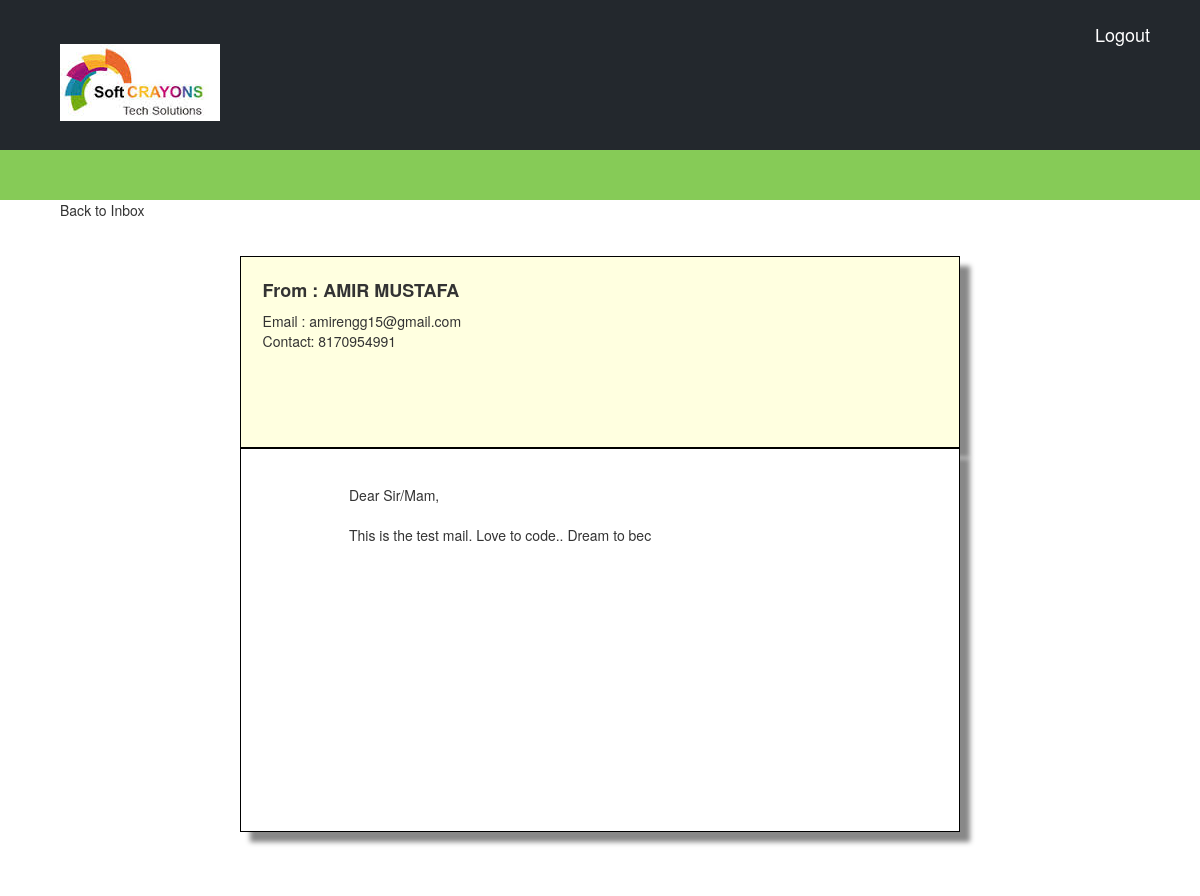
The page /admin/view.php?id=36 (signed in) on the database its author committed.
### tables this page shows
CREATE TABLE IF NOT EXISTS `mail` (
`id` int(11) NOT NULL,
  `name` varchar(30) NOT NULL,
  `email` varchar(50) NOT NULL,
  `mobile` varchar(10) NOT NULL,
  `message` text NOT NULL
);

### config/model.php (called while the page is built, shortened)
<?php
	include("webconfig.php");
	class Model {
		var $RESULT = '';
		public function __construct () {
			$this->CONFIG = new webConfig();
		}
		public function exeQuery($sql) {
					$this->SQL = $sql;
					$this->RESULT = mysql_query($this->SQL);
					return $this->RESULT;
		}
		public function getObject() {
			$array = array();
			while($row = mysql_fetch_object($this->RESULT)) {
				$array[] = $row;
		}
			return $array;
	}
}
?>

### config/webconfig.php (called while the page is built, shortened)
<?php
class webConfig {
	public function __construct() {
		$url = $_SERVER['HTTP_HOST']."/email4/";
		$docu_root = $_SERVER['DOCUMENT_ROOT']."/email4/admin";
	}
}
?>

### config/controller.php (called while the page is built, shortened)
<?php
	include("model.php");
	class Controller {
		var $DB = '';
		function __construct() {
			$this->DB = new Model();
		}
		function viewMail($view_id) {
			if($view_id != '') {
				$sql = "SELECT * FROM mail WHERE id='".$view_id."'";
				if($this->DB->exeQuery($sql)) {
					$rs = $this->DB->getObject();
					return $rs;
				}
			}
		}
	}
?>

### admin/view.php (the view, shortened to what this page needs)
<?php
	include("../config/controller.php");
	$obj = new Controller();
	$obj->authenticate();
	$view_id = isset($_GET['id'])?$_GET['id']:'';
	$view = $obj->viewMail($view_id);
?>
<html>
		<head>
			<link rel="stylesheet" type="text/css" href="style2.css ">
			<link rel="stylesheet" href="assets/css/bootstrap.css">
		</head>
		<body>
			<?php include "header.php" ?>
			<div id="headbar">
					</div>
					<div id="body">
						<div style="margin-left: 5%;"><a href="mails.php"><span style="margin-top: 50%;">Back to Inbox</span></a></div>
						<?php
							if(!empty($view)) {
								foreach ($view as $k=>$v) {
									?>
									<div id="right_container">
									<div id="mail">
										<div id="mail1">
											<h4><b>From : <?php echo $v->name; ?> <br></b></h4>
											Email : <?php echo $v->email; ?> 	<br>
											Contact: <?php echo $v->mobile; ?> <br>
										</div>
										<div id="mail2">
										<p>
											Dear Sir/Mam,<br><br>
											<?php echo $v->message; ?>
										</p>
										</div>
									</div>
								</div>
								<?php }} ?>
					</div>
		</body>
		</html>

### admin/style2.css (style rules this page uses)
#right_container { width: 100%; height: auto; float: left; background: white; }
#headbar { width: 100%; height: 50px; background: #86CB57; float: left; clear: both; }
a { text-decoration: none; color: inherit; }
a:link { color: inherit; text-decoration: none; }
#mail { background: white; overflow: visible; margin-top: 3%; margin-left: 20%; margin-right: 15%; width: 60%; height: 80%; }
#mail1 { background: lightyellow; padding-left: 3%; padding-top: 2%; height: 30%; border: 1px solid black; border-collapse: collapse; box-shadow: 10px 10px 5px #888888; }
#mail2 { border: 1px solid black; border-collapse: collapse; background: white; height: 60%; padding-left: 15%; padding-right: 15%; padding-top: 5%; box-shadow: 10px 10px 5px #888888; }

### rows shown on the page
mail: name "AMIR MUSTAFA", email "amirengg15@gmail.com", mobile "8170954991", message "This is the test mail. Love to code.. Dream to bec"
